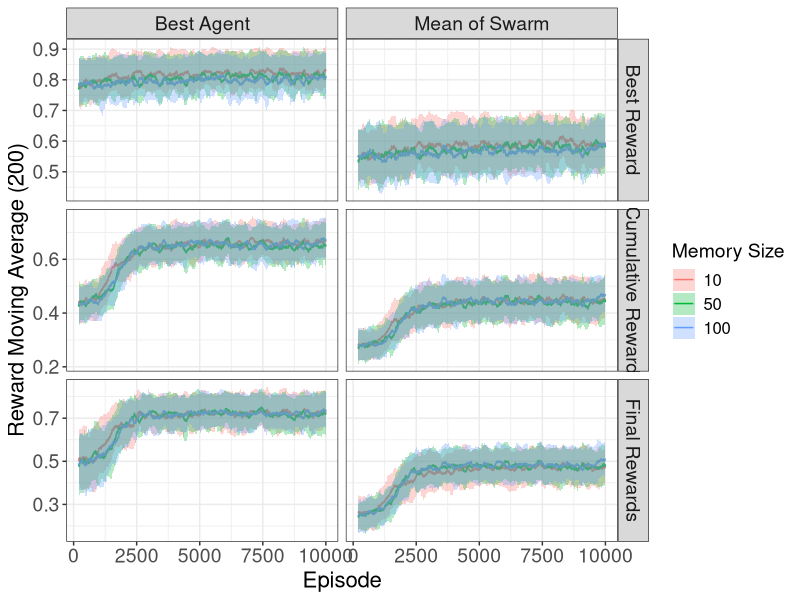
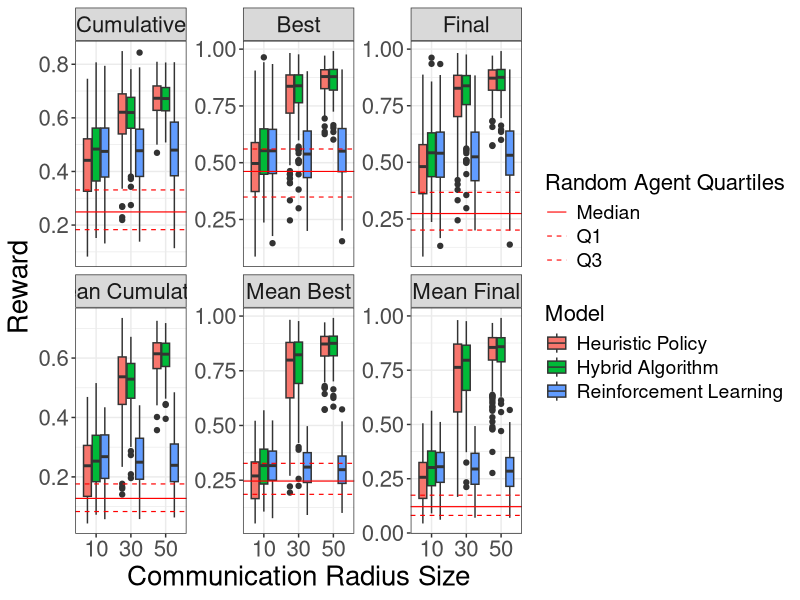
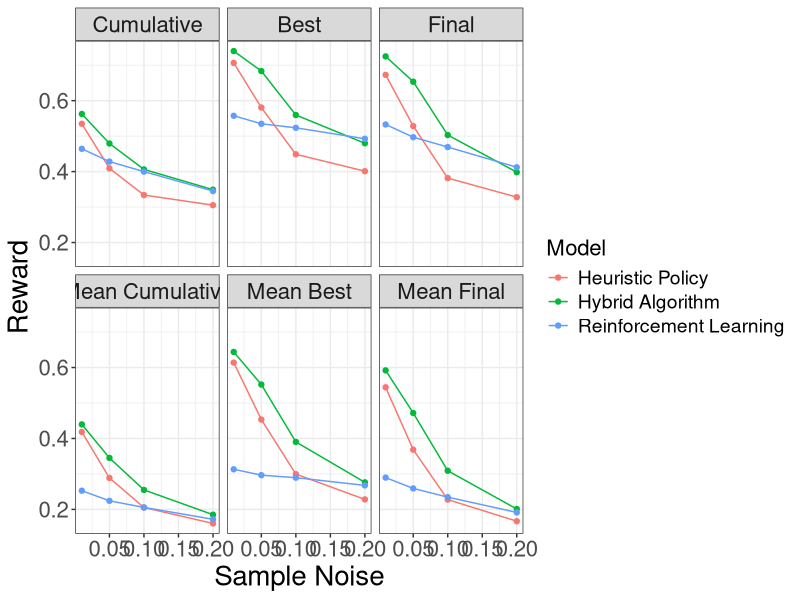
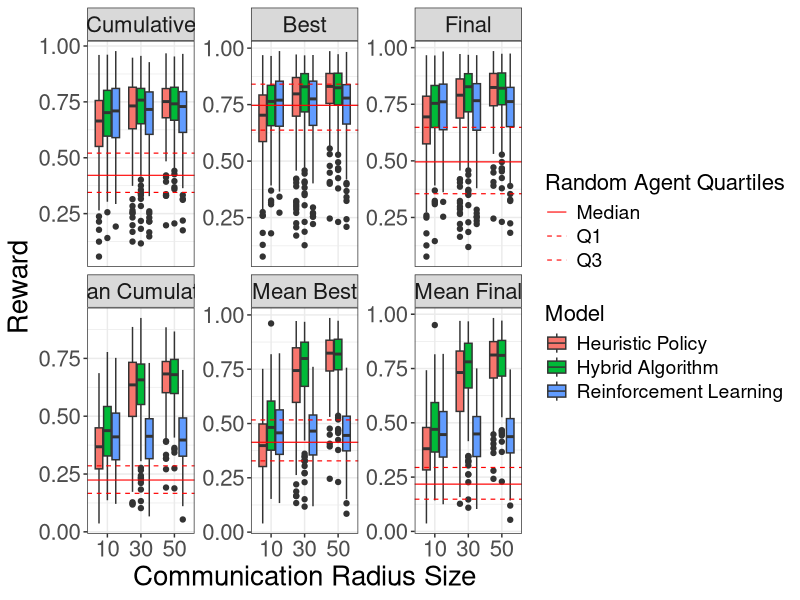
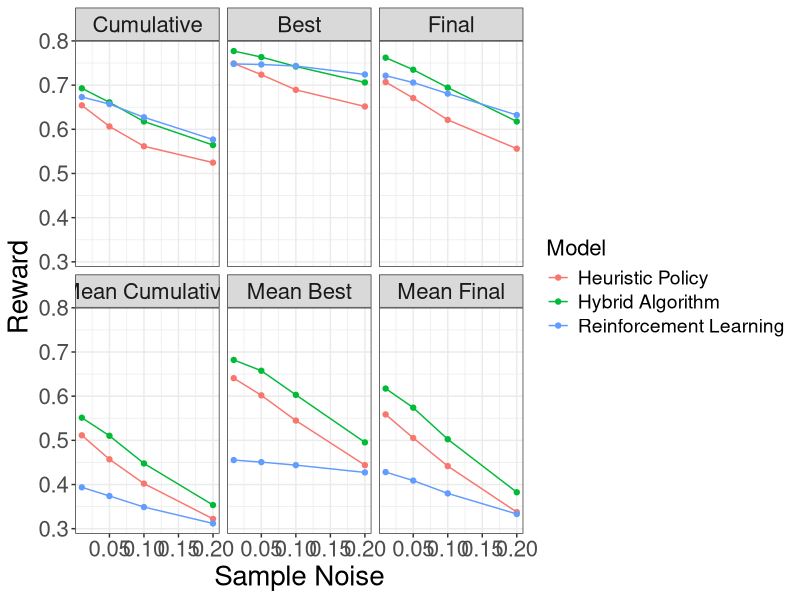
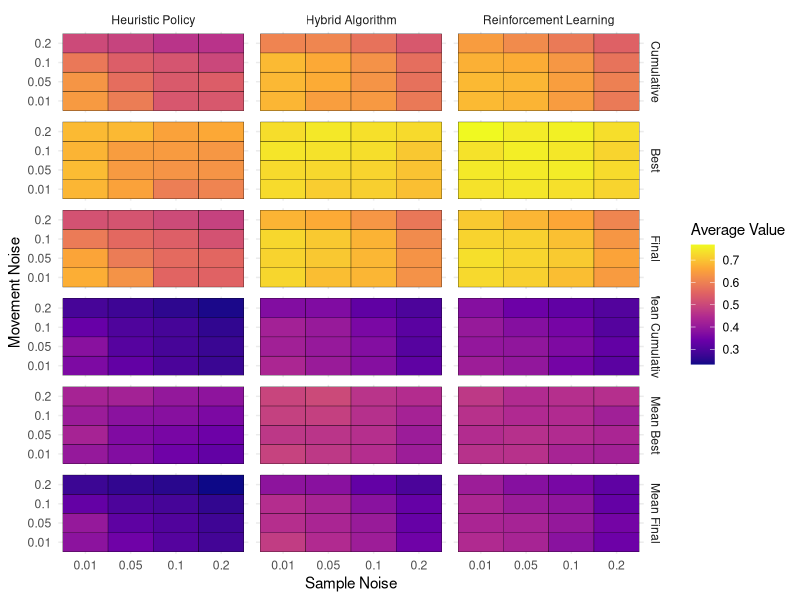
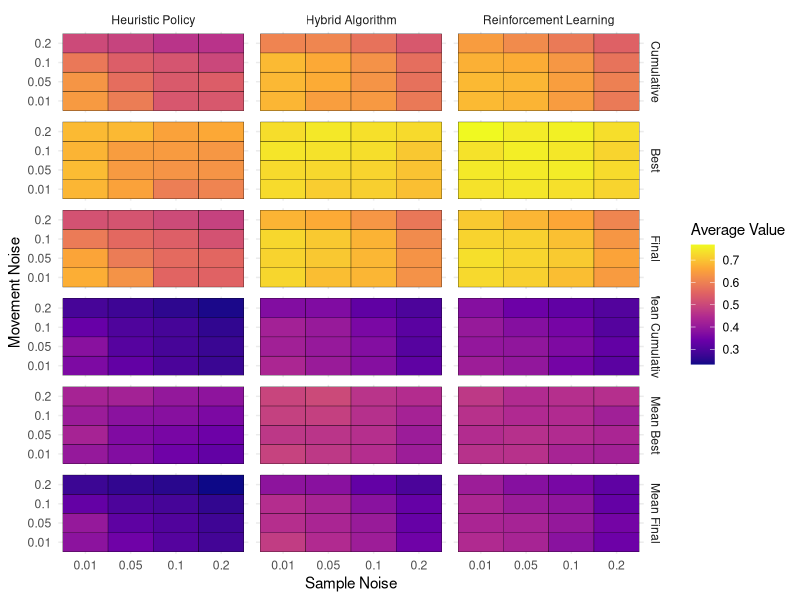
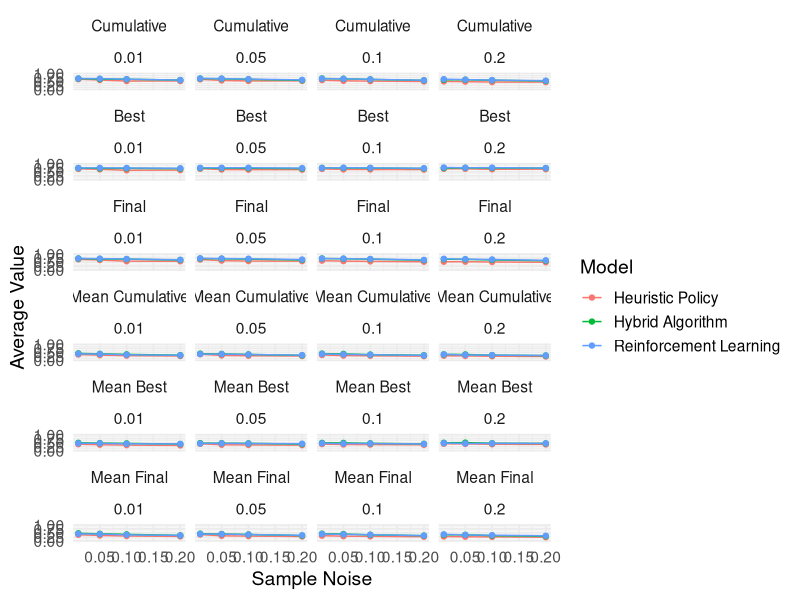

Generate these figures, in order, with R: (Note: this script raises an error after producing the figures.)
## ---- chunk 1
library(dplyr)
library(tidyr)
library(ggplot2)
library(zoo)

data10 = read.csv("10_temp_memory_RL_training_metrics.csv")
data50 = read.csv("50_temp_memory_RL_training_metrics.csv")
data100 = read.csv("100_temp_memory_RL_training_metrics.csv")

dfrl = rbind(data10, data50, data100) %>%
  filter(episode <= 10000) %>%
  pivot_longer(
    cols = c(normalized_cumulative_reward, best_reward, final_rewards,
             mean_normalized_cumulative_reward, mean_best_reward, mean_final_rewards)
  ) %>%
  mutate(
    metric = case_when(
      name %in% c("best_reward", "mean_best_reward") ~ "Best Reward",
      name %in% c("normalized_cumulative_reward", "mean_normalized_cumulative_reward") ~ "Cumulative Reward",
      name %in% c("final_rewards", "mean_final_rewards") ~ "Final Rewards"
    ),
    type = case_when(
      grepl("^mean", name) ~ "Mean of Swarm",
      TRUE ~ "Best Agent"
    )
  )

k = 200

df_smoothed <- dfrl %>%
  group_by(memory_size, name) %>%
  arrange(episode) %>%
  mutate(
    roll_mean = rollapplyr(value, width = k, FUN = mean, fill = NA, align = "right"),
    roll_q1 = rollapplyr(value, width = k, FUN = quantile, probs = 0.25, fill = NA, align = "right"),
    roll_q3 = rollapplyr(value, width = k, FUN = quantile, probs = 0.75, fill = NA, align = "right")
  ) %>%
  ungroup() %>%
  filter(!is.na(roll_mean))

ggplot(df_smoothed, aes(x = episode, color = as.factor(memory_size))) +
  geom_line(aes(y = roll_mean)) +
  geom_ribbon(aes(ymin = roll_q1, ymax = roll_q3, fill = as.factor(memory_size)), 
              alpha = 0.3, color = NA) +
  facet_grid(metric ~ type, scales = "free_y") +
  labs(color = "Memory Size", fill = "Memory Size", y = "Reward Moving Average (200)", x = "Episode") +
  theme_bw()  +
  theme(
    axis.title = element_text(size = 16),    
    axis.text = element_text(size = 14),   
    strip.text = element_text(size = 14),       
    legend.title = element_text(size = 14),   
    legend.text = element_text(size = 12),     
  )

## ---- chunk 2
library(dplyr)
library(tidyr)
library(ggplot2)

data     = read.csv("RL_Spherical_results.csv")
data2    = read.csv("Heuristic_Spherical_results.csv")
data3    = read.csv("Hybrid_Spherical_results.csv")
data4    = read.csv("RL_Improve_Spherical_results.csv")
datarand = read.csv("Random_Spherical_results.csv")

sam_noise  = 0.01
move_noise = 0.01

facet_levels = c("normalized_cumulative_reward", 
                 "best_reward",
                 "final_rewards",
                 "mean_normalized_cumulative_reward", 
                 "mean_best_reward",
                 "mean_final_rewards")

df_s = rbind(data, data2, data3) %>%
  pivot_longer(cols = c(normalized_cumulative_reward, best_reward, final_rewards,
                        mean_normalized_cumulative_reward, mean_best_reward, mean_final_rewards))

df_s$name = factor(df_s$name, levels = facet_levels)

dfrand_q = datarand %>%
  summarise(
    q1_norm       = quantile(normalized_cumulative_reward, 0.25, na.rm = TRUE),
    med_norm      = quantile(normalized_cumulative_reward, 0.50, na.rm = TRUE),
    q3_norm       = quantile(normalized_cumulative_reward, 0.75, na.rm = TRUE),

    q1_best       = quantile(best_reward, 0.25, na.rm = TRUE),
    med_best      = quantile(best_reward, 0.50, na.rm = TRUE),
    q3_best       = quantile(best_reward, 0.75, na.rm = TRUE),
    
    q1_final       = quantile(final_rewards, 0.25, na.rm = TRUE),
    med_final      = quantile(final_rewards, 0.50, na.rm = TRUE),
    q3_final       = quantile(final_rewards, 0.75, na.rm = TRUE),

    q1_mean_norm  = quantile(mean_normalized_cumulative_reward, 0.25, na.rm = TRUE),
    med_mean_norm = quantile(mean_normalized_cumulative_reward, 0.50, na.rm = TRUE),
    q3_mean_norm  = quantile(mean_normalized_cumulative_reward, 0.75, na.rm = TRUE),

    q1_mean_best  = quantile(mean_best_reward, 0.25, na.rm = TRUE),
    med_mean_best = quantile(mean_best_reward, 0.50, na.rm = TRUE),
    q3_mean_best  = quantile(mean_best_reward, 0.75, na.rm = TRUE),
    
    q1_mean_final       = quantile(mean_final_rewards, 0.25, na.rm = TRUE),
    med_mean_final      = quantile(mean_final_rewards, 0.50, na.rm = TRUE),
    q3_mean_final       = quantile(mean_final_rewards, 0.75, na.rm = TRUE)
  )

dfrand_long = dfrand_q %>%
  pivot_longer(everything(),
               names_to = c("stat", "name"),
               names_pattern = "([^_]+)_(.*)",
               values_to = "value") %>%
  mutate(
    name = recode(name,
                  "norm"      = "normalized_cumulative_reward",
                  "best"      = "best_reward",
                  "final"     = "final_rewards",
                  "mean_norm" = "mean_normalized_cumulative_reward",
                  "mean_best" = "mean_best_reward",
                  "mean_final"= "mean_final_rewards",),
    
    stat = recode(stat,
                  "q1"  = "Q1",
                  "med" = "Median",
                  "q3"  = "Q3")
  )

dfrand_long$name <- factor(dfrand_long$name, levels = facet_levels)
dfrand_long$name = recode(dfrand_long$name,
                   "normalized_cumulative_reward"       = "Cumulative", 
                   "best_reward"                        = "Best",
                   "final_rewards"                      = "Final",
                   "mean_normalized_cumulative_reward"  = "Mean Cumulative", 
                   "mean_best_reward"                   = "Mean Best",
                   "mean_final_rewards"                 = "Mean Final")

df_s$model = recode(df_s$model,
                     "RL_Spherical"        = "Reinforcement Learning",
                     "Heuristic_Spherical" = "Heuristic Policy",
                     "Hybrid_Spherical"    = "Hybrid Algorithm")

df_s$name = recode(df_s$name,
                   "normalized_cumulative_reward"       = "Cumulative", 
                   "best_reward"                        = "Best",
                   "final_rewards"                      = "Final",
                   "mean_normalized_cumulative_reward"  = "Mean Cumulative", 
                   "mean_best_reward"                   = "Mean Best",
                   "mean_final_rewards"                 = "Mean Final")

ggplot(df_s %>% filter(movement_noise == move_noise, sample_noise == sam_noise),
       aes(y = value, x = as.factor(comm_radius), fill = model)) +
  geom_boxplot() +
  geom_hline(data = dfrand_long,
             aes(yintercept = value, linetype = stat),
             color = "red", size = 0.4) +
  facet_wrap(vars(name), scales = "free_y") +
  labs(fill = "Model", linetype = "Random Agent Quartiles", 
       x = "Communication Radius Size", y = "Reward") + #, title = "Reward Metrics for Circular Initialization") +
  scale_linetype_manual(values = c("Q1" = "dashed", 
                                   "Median" = "solid", 
                                   "Q3" = "dashed")) +
  theme_bw() +
  theme(
    plot.title = element_text(size = 18, face = "bold", hjust = 0.5),
    axis.title = element_text(size = 20),    
    axis.text = element_text(size = 16),   
    strip.text = element_text(size = 16),       
    legend.title = element_text(size = 16),   
    legend.text = element_text(size = 14),     
  )



df_avg = df_s %>%
  group_by(sample_noise, name, model) %>%
  summarise(mean_value = mean(value, na.rm = TRUE), .groups = "drop")
ggplot(df_avg, aes(x = sample_noise, y = mean_value, color = model)) +
  geom_line() +
  geom_point() +
  facet_wrap(~ name) +
  labs(#title="Rewards under Sample Uncertainty (Circular Init)",
       color = "Model", 
       x = "Sample Noise", 
       y = "Reward") +
  theme_bw() +
  theme(
    plot.title = element_text(size = 18, face = "bold", hjust = 0.5),
    axis.title = element_text(size = 20),    
    axis.text = element_text(size = 16),   
    strip.text = element_text(size = 16),       
    legend.title = element_text(size = 16),   
    legend.text = element_text(size = 14),     
  )
## ---- chunk 3
library(dplyr)
library(tidyr)
library(ggplot2)

data     = read.csv("RL_Random_results.csv")
data2    = read.csv("Heuristic_Random_results.csv")
data3    = read.csv("Hybrid_Random_results.csv")
data4    = read.csv("RL_Improve_Random_results.csv")
datarand = read.csv("Random_Random_results.csv")

sam_noise  = 0.01
move_noise = 0.01

facet_levels = c("normalized_cumulative_reward", 
                 "best_reward",
                 "final_rewards",
                 "mean_normalized_cumulative_reward", 
                 "mean_best_reward",
                 "mean_final_rewards")

df_r = rbind(data, data2, data3) %>%
  pivot_longer(cols = c(normalized_cumulative_reward, best_reward, final_rewards,
                        mean_normalized_cumulative_reward, mean_best_reward, mean_final_rewards))

df_r$name = factor(df_r$name, levels = facet_levels)

dfrand_q = datarand %>%
  summarise(
    q1_norm       = quantile(normalized_cumulative_reward, 0.25, na.rm = TRUE),
    med_norm      = quantile(normalized_cumulative_reward, 0.50, na.rm = TRUE),
    q3_norm       = quantile(normalized_cumulative_reward, 0.75, na.rm = TRUE),

    q1_best       = quantile(best_reward, 0.25, na.rm = TRUE),
    med_best      = quantile(best_reward, 0.50, na.rm = TRUE),
    q3_best       = quantile(best_reward, 0.75, na.rm = TRUE),
    
    q1_final       = quantile(final_rewards, 0.25, na.rm = TRUE),
    med_final      = quantile(final_rewards, 0.50, na.rm = TRUE),
    q3_final       = quantile(final_rewards, 0.75, na.rm = TRUE),

    q1_mean_norm  = quantile(mean_normalized_cumulative_reward, 0.25, na.rm = TRUE),
    med_mean_norm = quantile(mean_normalized_cumulative_reward, 0.50, na.rm = TRUE),
    q3_mean_norm  = quantile(mean_normalized_cumulative_reward, 0.75, na.rm = TRUE),

    q1_mean_best  = quantile(mean_best_reward, 0.25, na.rm = TRUE),
    med_mean_best = quantile(mean_best_reward, 0.50, na.rm = TRUE),
    q3_mean_best  = quantile(mean_best_reward, 0.75, na.rm = TRUE),
    
    q1_mean_final       = quantile(mean_final_rewards, 0.25, na.rm = TRUE),
    med_mean_final      = quantile(mean_final_rewards, 0.50, na.rm = TRUE),
    q3_mean_final       = quantile(mean_final_rewards, 0.75, na.rm = TRUE)
  )

dfrand_long = dfrand_q %>%
  pivot_longer(everything(),
               names_to = c("stat", "name"),
               names_pattern = "([^_]+)_(.*)",
               values_to = "value") %>%
  mutate(
    name = recode(name,
                  "norm"      = "normalized_cumulative_reward",
                  "best"      = "best_reward",
                  "final"     = "final_rewards",
                  "mean_norm" = "mean_normalized_cumulative_reward",
                  "mean_best" = "mean_best_reward",
                  "mean_final"= "mean_final_rewards",),
    
    stat = recode(stat,
                  "q1"  = "Q1",
                  "med" = "Median",
                  "q3"  = "Q3")
  )

dfrand_long$name <- factor(dfrand_long$name, levels = facet_levels)
dfrand_long$name = recode(dfrand_long$name,
                   "normalized_cumulative_reward"       = "Cumulative", 
                   "best_reward"                        = "Best",
                   "final_rewards"                      = "Final",
                   "mean_normalized_cumulative_reward"  = "Mean Cumulative", 
                   "mean_best_reward"                   = "Mean Best",
                   "mean_final_rewards"                 = "Mean Final")

df_r$model = recode(df_r$model,
                     "RL_Random"        = "Reinforcement Learning",
                     "Heuristic_Random" = "Heuristic Policy",
                     "Hybrid_Random"    = "Hybrid Algorithm")

df_r$name = recode(df_r$name,
                   "normalized_cumulative_reward"       = "Cumulative", 
                   "best_reward"                        = "Best",
                   "final_rewards"                      = "Final",
                   "mean_normalized_cumulative_reward"  = "Mean Cumulative", 
                   "mean_best_reward"                   = "Mean Best",
                   "mean_final_rewards"                 = "Mean Final")

ggplot(df_r %>% filter(movement_noise == move_noise, sample_noise == sam_noise),
       aes(y = value, x = as.factor(comm_radius), fill = model)) +
  geom_boxplot() +
  geom_hline(data = dfrand_long,
             aes(yintercept = value, linetype = stat),
             color = "red", size = 0.4) +
  facet_wrap(vars(name), scales = "free_y") +
  labs(fill = "Model", linetype = "Random Agent Quartiles", 
       x = "Communication Radius Size", y = "Reward") + #, title = "Reward Metrics for Random Initialization") +
  scale_linetype_manual(values = c("Q1" = "dashed", 
                                   "Median" = "solid", 
                                   "Q3" = "dashed")) +
  theme_bw() +
  theme(
    plot.title = element_text(size = 18, face = "bold", hjust = 0.5),
    axis.title = element_text(size = 20),    
    axis.text = element_text(size = 16),   
    strip.text = element_text(size = 16),       
    legend.title = element_text(size = 16),   
    legend.text = element_text(size = 14),     
  )



df_avg = df_r %>%
  group_by(sample_noise, name, model) %>%
  summarise(mean_value = mean(value, na.rm = TRUE), .groups = "drop")
ggplot(df_avg, aes(x = sample_noise, y = mean_value, color = model)) +
  geom_line() +
  geom_point() +
  facet_wrap(~ name) +
  labs(#title="Rewards under Sample Uncertainty (Random Init)",
       color = "Model", 
       x = "Sample Noise", 
       y = "Reward") +
  theme_bw() +
  theme(
    plot.title = element_text(size = 18, face = "bold", hjust = 0.5),
    axis.title = element_text(size = 20),    
    axis.text = element_text(size = 16),   
    strip.text = element_text(size = 16),       
    legend.title = element_text(size = 16),   
    legend.text = element_text(size = 14),     
  )
## ---- chunk 4
library(dplyr)
library(ggplot2)

df_avg <- df_r %>%
  group_by(sample_noise, movement_noise, name, comm_radius, model) %>%
  summarise(mean_value = mean(value, na.rm = TRUE), .groups = "drop")

ggplot(df_avg %>% filter(comm_radius == 10), aes(x = as.factor(sample_noise), y = as.factor(movement_noise), fill = mean_value)) +
  geom_tile(color = "black") +
  scale_fill_viridis_c(option = "plasma") + 
  facet_grid(name ~ model,
             labeller = labeller(
               name = c(
                 "normalized_cumulative_reward" = "Cumulative",
                 "best_reward" = "Best",
                 "mean_normalized_cumulative_reward" = "Mean Cumulative",
                 "mean_best_reward" = "Mean Best"
               )
             )) +
  labs(fill = "Average Value",
       x = "Sample Noise", 
       y = "Movement Noise") +
  theme_minimal()

## ---- chunk 5
library(dplyr)
library(ggplot2)

df_avg <- df_r %>%
  group_by(sample_noise, movement_noise, name, comm_radius, model) %>%
  summarise(mean_value = mean(value, na.rm = TRUE), .groups = "drop")

ggplot(df_avg %>% filter(comm_radius == 10), aes(x = as.factor(sample_noise), y = as.factor(movement_noise), fill = mean_value)) +
  geom_tile(color = "black") +
  scale_fill_viridis_c(option = "plasma") + 
  facet_grid(name ~ model,
             labeller = labeller(
               name = c(
                 "normalized_cumulative_reward" = "Cumulative",
                 "best_reward" = "Best",
                 "mean_normalized_cumulative_reward" = "Mean Cumulative",
                 "mean_best_reward" = "Mean Best"
               )
             )) +
  labs(fill = "Average Value",
       x = "Sample Noise", 
       y = "Movement Noise") +
  theme_minimal()

## ---- chunk 6

ggplot(df_avg %>% filter(comm_radius == 10),
       aes(x = sample_noise,
           y = mean_value,
           color = model,
           group = model)) +
  geom_line() +
  geom_point() +
  scale_y_continuous(limits = c(0, 1)) +   # keep values on [0,1]
  facet_wrap(vars(name, movement_noise),
             ncol = 4,
             labeller = labeller(
               name = c(
                 "normalized_cumulative_reward" = "Cumulative Reward",
                 "best_reward" = "Best",
                 "mean_normalized_cumulative_reward" = "Mean Cumulative Reward",
                 "mean_best_reward" = "Mean Best"
               )
             )) +
  labs(color = "Model",
       x = "Sample Noise",
       y = "Average Value") +
  theme_minimal(base_size = 14)

ggplot(df_avg %>% filter(comm_radius == 30),
       aes(x = sample_noise, y = movement_noise, fill = mean_value)) +
  geom_tile() +
  geom_contour(aes(z = mean_value, color = model), bins = 5) +
  facet_wrap(~ name, labeller = label_wrap_gen()) +
  scale_fill_viridis_c(limits = c(0, 1)) +
  labs(fill = "Average Value",
       x = "Sample Noise", 
       y = "Movement Noise") +
  theme_minimal(base_size = 14)

ggplot(df_avg %>% filter(comm_radius == 30),
       aes(x = sample_noise, y = mean_value, color = as.factor(movement_noise))) +
  geom_line(aes(group = interaction(model, movement_noise)), alpha = 0.7) +
  geom_point() +
  facet_wrap(~ name) +
  labs(color = "Movement Noise", 
       x = "Sample Noise", 
       y = "Average Value") +
  theme_minimal(base_size = 14)

ggplot(df_avg %>% filter(comm_radius == 30, name == "normalized_cumulative_reward"),
       aes(x = sample_noise, y = mean_value, color = model)) +
  geom_line() +
  geom_point() +
  facet_wrap(~ as.factor(movement_noise)) +
  labs(color = "Movement Noise", 
       x = "Sample Noise", 
       y = "Average Value") +
  theme_minimal(base_size = 14)

unique(df_avg$name)
